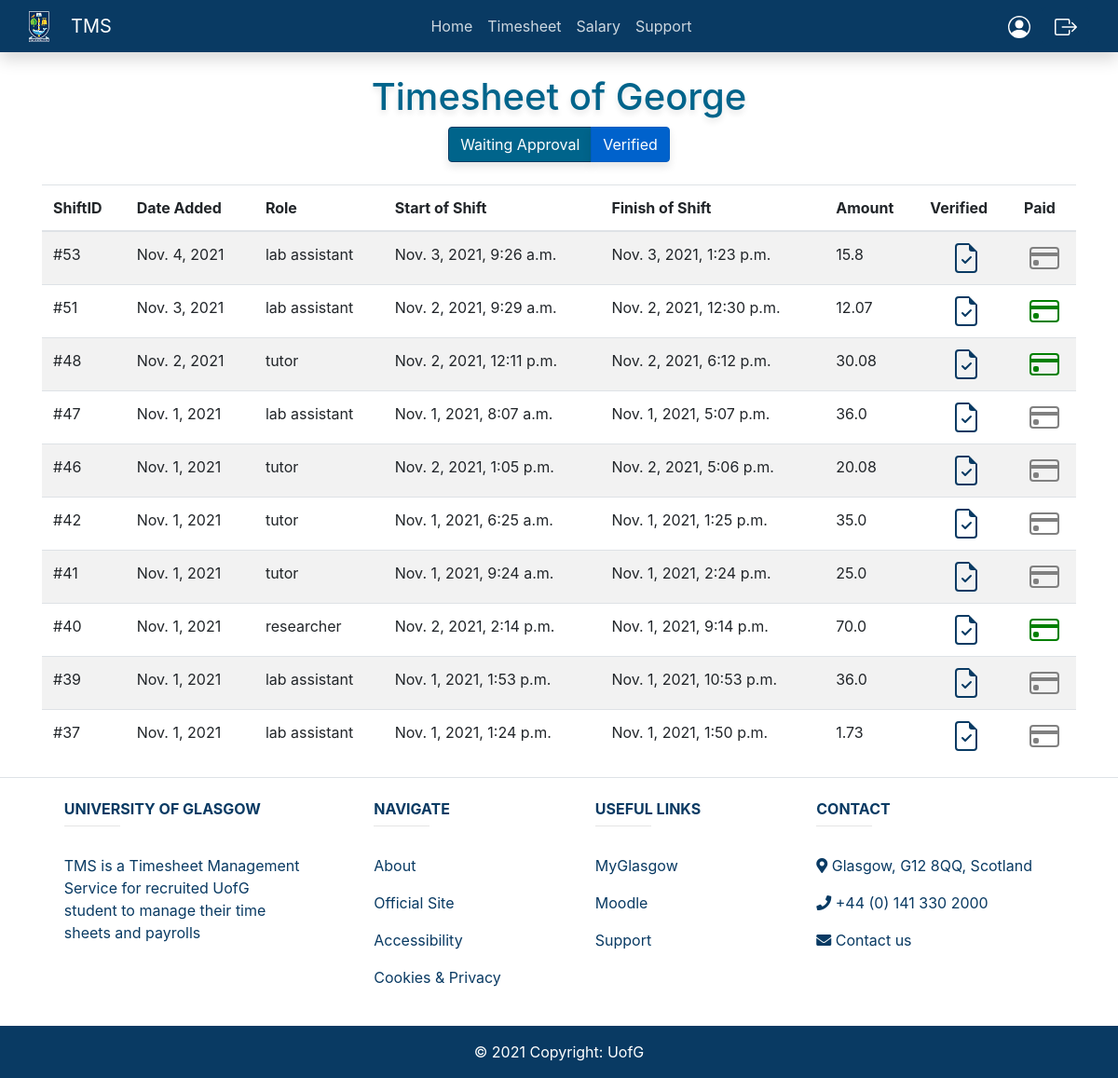
The app's page /verified_shifts (signed in), older data.
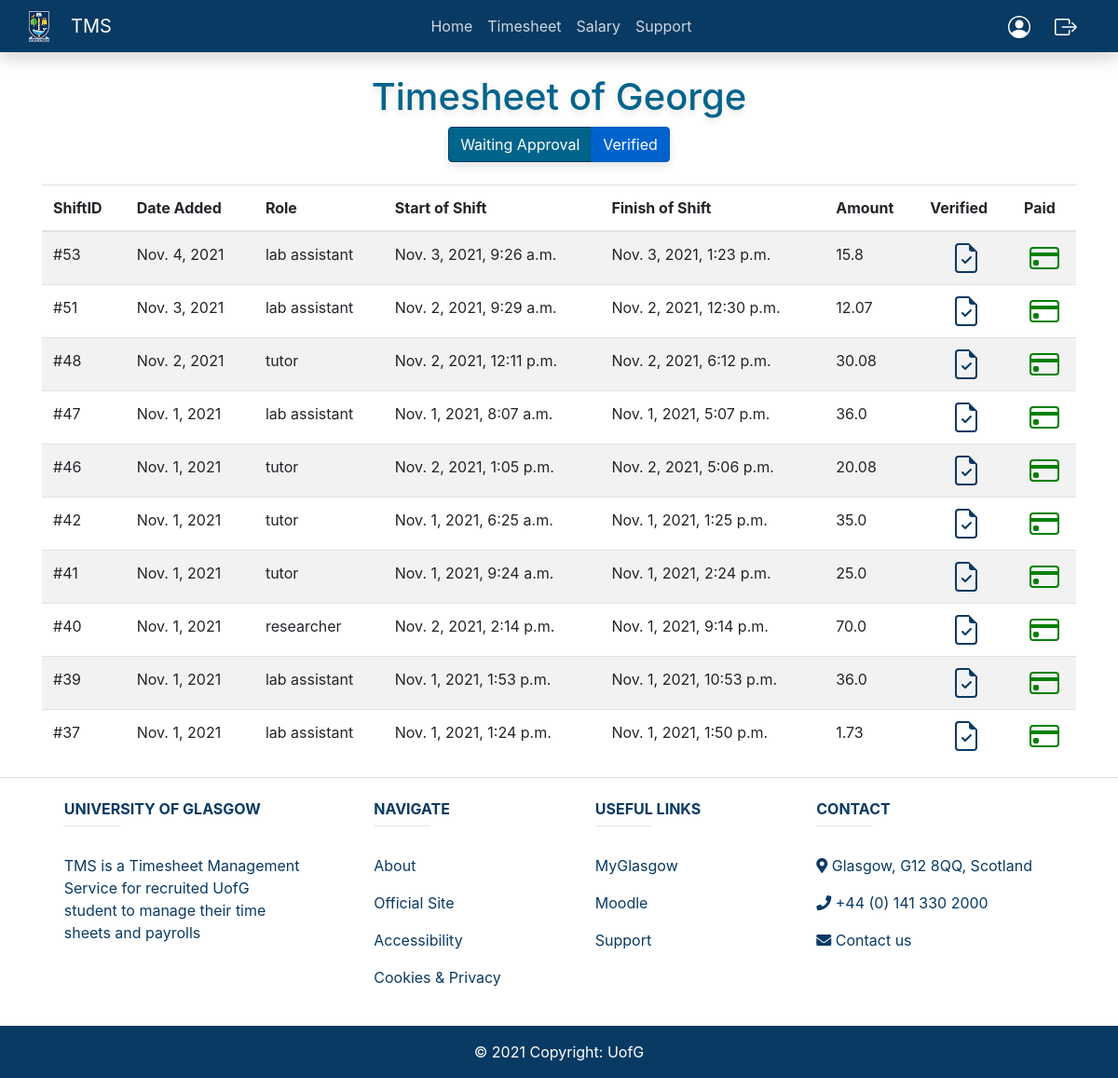
The same page, newer data.
### timesheet/models.py (models this page shows, shortened)
class Shift(models.Model):
    studentID = models.ForeignKey(User, blank=True, null=True, on_delete=models.CASCADE)
    date = models.DateTimeField('Date added', auto_now_add=True)
    role = models.ForeignKey(Roles, null=True, on_delete=models.SET_NULL)
    startHour = models.DateTimeField('Time started working')
    endHour = models.DateTimeField('Time finished working')
    verified = models.BooleanField(default=False)
    paid = models.BooleanField(default=False)
    def payment(self):
        time = self.endHour - self.startHour                                 #calculate time working
        payment = round(self.role.hourlyPay * time.seconds / 60 / 60,2)      #hourlyPay * hours worked, rounded for 2 demicals
        return payment

class Roles(models.Model):
    name = models.CharField('Type of role', max_length=120)
    hourlyPay = models.IntegerField('Payment per hour for a role')
    def __str__(self):
        return self.name

### timesheet/views.py (the view)
# urls.py: path('verified_shifts', views.verified_shifts, name="verified-shifts"),
def verified_shifts(request):
    shifts = Shift.objects.all().order_by('-date')
    return render(request, 'timesheet/verified_shifts.html', {'shifts': shifts})

### members/models.py (called while the page is built)
    def __str__(self):
        return self.name

### timesheet/templatetags/has_role.py (called while the page is built)
@register.filter(name='has_role')
def has_role(user,role_name):
    userRole = str(user.userprofile.title)
    if userRole == role_name:
        return True
    else:
        return False

### templates/timesheet/verified_shifts.html (shortened to what this page needs)
{% extends 'timesheet/base.html' %}
    {% block content %}
    <center>
    <br>
    <div class="container">
        <h1>Timesheet of {{ user }}</h1>
        <div class="btn-group">
              <a href="{% url 'shifts' %}" class="btn btn-primary">Waiting Approval</a>
              <a href="{% url 'verified-shifts' %}" class="btn btn-primary active" aria-current="page">Verified</a>
        </div>
        <br/> <br/>
        <table class="table table-striped">
          <thead>
            <tr>
                <th scope="col">ShiftID</th>
                <th scope="col">Date Added</th>
                <th scope="col">Role</th>
                <th scope="col">Start of Shift</th>
                <th scope="col">Finish of Shift</th>
                <th scope="col">Amount</th>
                <th scope="col">Verified</th>
                <th scope="col">Paid</th>
            </tr>
          </thead>
            {% for shift in shifts %}
                {% if user == shift.studentID %}
                    {% if shift.verified %}
                        <tr>
                            <td>
                            #{{ shift.id }}
                            </td>
                            <td>
                            {{ shift.date.date }}
                            </td>
                            <td>
                            {{ shift.role }}
                            </td>
                            <td>
                            {{ shift.startHour }}
                            </td>
                            <td>
                            {{ shift.endHour }}
                            </td>
                            <td>
                            {{ shift.payment }}
                            </td>
                            <td align="center">
                                <a href="{% url 'verify-shift' shift.id %}">
                                </a>
                            </td>
                            <td align="center">
                                <a href="{% url 'pay-shift' shift.id %}">
                                </a>
                            </td>
                        </tr>
                    {% endif %}
                {% endif %}
            {% endfor %}
        </table>
    </div>
    </center>
    {% endblock %}

Row changes from the older to the newer data that the page shows:
changed Shift "Nov. 4, 2021": paid False → True (drawn)
changed Shift "Nov. 1, 2021, 8:07 a.m.": paid False → True (drawn)
changed Shift "Nov. 2, 2021, 1:05 p.m.": paid False → True (drawn)
changed Shift "Nov. 1, 2021, 6:25 a.m.": paid False → True (drawn)
changed Shift "Nov. 1, 2021, 9:24 a.m.": paid False → True (drawn)
changed Shift "Nov. 1, 2021, 1:53 p.m.": paid False → True (drawn)
changed Shift "Nov. 1, 2021, 1:24 p.m.": paid False → True (drawn)
